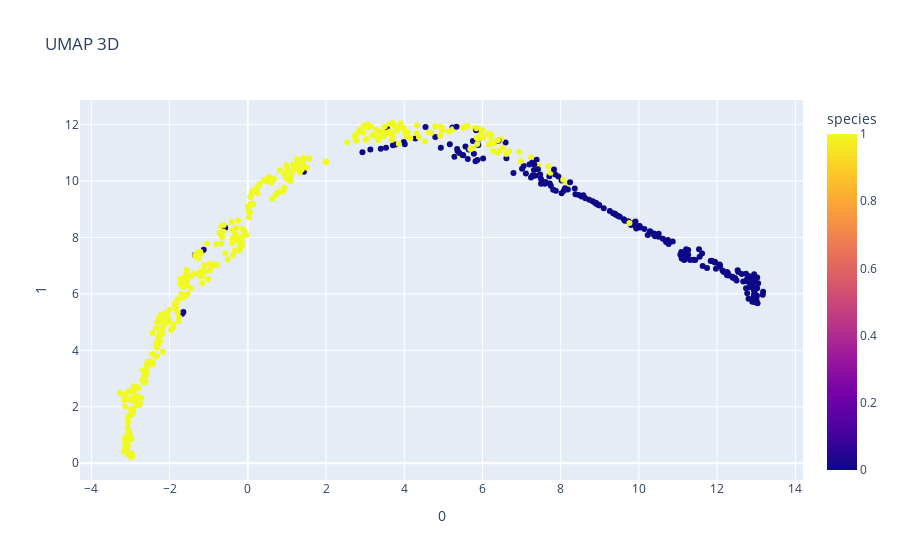
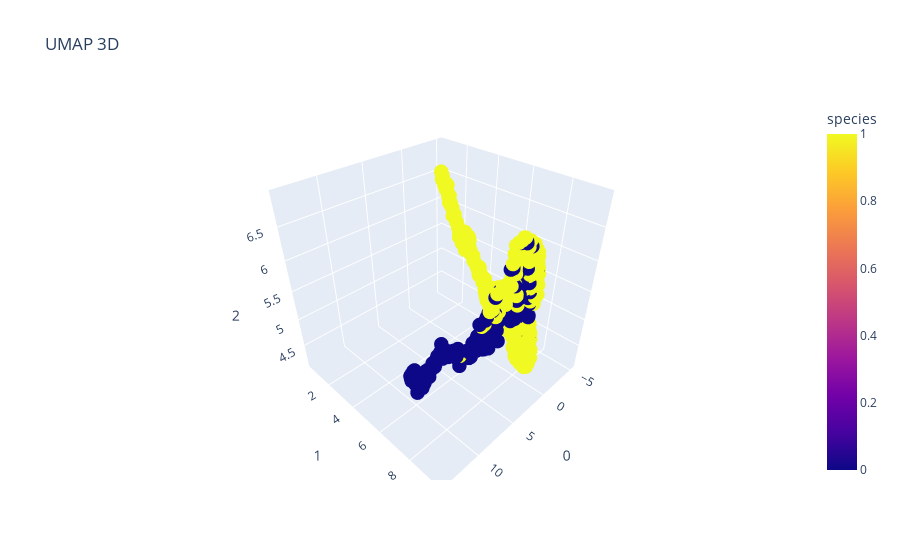

The notebook cell saved with these charts, in order:
### Code cell
umap_2d = UMAP(n_components=2, n_neighbors=100, min_dist=0.1, metric='euclidean')
umap_3d = UMAP(n_components=3, n_neighbors=100, min_dist=0.1, metric='euclidean')


proj_2d = umap_2d.fit_transform(X)
proj_3d = umap_3d.fit_transform(X)
fig_2d = px.scatter(
    proj_2d, x=0, y=1,
    color=Y, labels={'color': 'species'},
    title = "UMAP 3D"
)
fig_3d = px.scatter_3d(
    proj_3d, x=0, y=1, z=2,
    color=Y, labels={'color': 'species'},
    title = "UMAP 3D"
)
fig_3d.update_traces(marker_size=5)

fig_2d.show()
fig_3d.show()

### Figure 1 — Plotly figure (JSON) as saved in the notebook; plotly's stock layout.template omitted (floating-point values rounded to 4 significant figures; data arrays with more than 128 entries replaced by an {"elided": "..."} marker saying what was removed)
{"data": [{"hovertemplate": "0=%{x}<br>1=%{y}<br>species=%{marker.color}<extra></extra>", "legendgroup": "", "marker": {"color": {"elided": "569 int values"}, "coloraxis": "coloraxis", "symbol": "circle"}, "mode": "markers", "name": "", "orientation": "v", "showlegend": false, "type": "scatter", "x": {"elided": "569 float values"}, "xaxis": "x", "y": {"elided": "569 float values"}, "yaxis": "y"}], "layout": {"coloraxis": {"colorbar": {"title": {"text": "species"}}, "colorscale": [[0, "#0d0887"], [0.1111, "#46039f"], [0.2222, "#7201a8"], [0.3333, "#9c179e"], [0.4444, "#bd3786"], [0.5556, "#d8576b"], [0.6667, "#ed7953"], [0.7778, "#fb9f3a"], [0.8889, "#fdca26"], [1, "#f0f921"]]}, "legend": {"tracegroupgap": 0}, "title": {"text": "UMAP 3D"}, "xaxis": {"anchor": "y", "domain": [0, 1], "title": {"text": "0"}}, "yaxis": {"anchor": "x", "domain": [0, 1], "title": {"text": "1"}}}}

### Figure 2 — Plotly figure (JSON) as saved in the notebook; plotly's stock layout.template omitted (floating-point values rounded to 4 significant figures; data arrays with more than 128 entries replaced by an {"elided": "..."} marker saying what was removed)
{"data": [{"hovertemplate": "0=%{x}<br>1=%{y}<br>2=%{z}<br>species=%{marker.color}<extra></extra>", "legendgroup": "", "marker": {"color": {"elided": "569 int values"}, "coloraxis": "coloraxis", "size": 5, "symbol": "circle"}, "mode": "markers", "name": "", "scene": "scene", "showlegend": false, "type": "scatter3d", "x": {"elided": "569 float values"}, "y": {"elided": "569 float values"}, "z": {"elided": "569 float values"}}], "layout": {"coloraxis": {"colorbar": {"title": {"text": "species"}}, "colorscale": [[0, "#0d0887"], [0.1111, "#46039f"], [0.2222, "#7201a8"], [0.3333, "#9c179e"], [0.4444, "#bd3786"], [0.5556, "#d8576b"], [0.6667, "#ed7953"], [0.7778, "#fb9f3a"], [0.8889, "#fdca26"], [1, "#f0f921"]]}, "legend": {"tracegroupgap": 0}, "scene": {"domain": {"x": [0, 1], "y": [0, 1]}, "xaxis": {"title": {"text": "0"}}, "yaxis": {"title": {"text": "1"}}, "zaxis": {"title": {"text": "2"}}}, "title": {"text": "UMAP 3D"}}}
